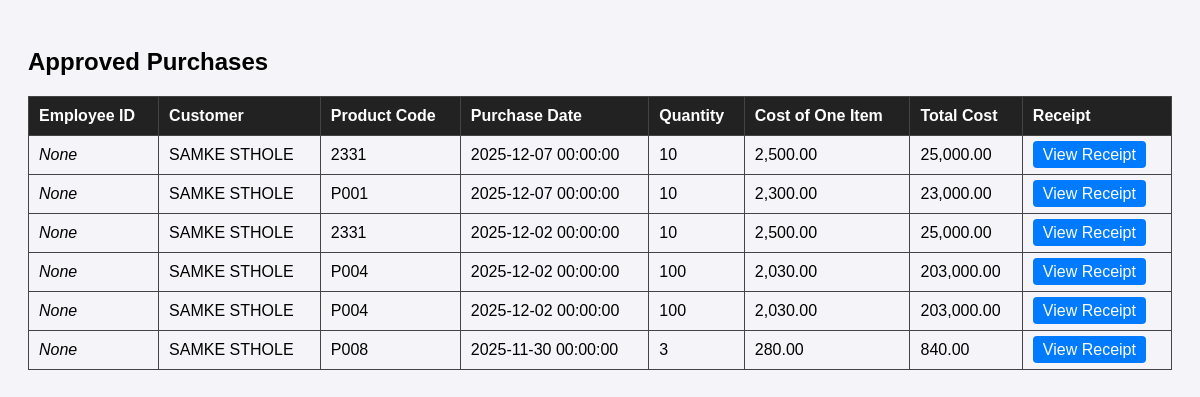
The app's page /purchases.php (signed in) with its own data.
### tables this page shows
CREATE TABLE `purchase` (
  `PurchaseID` int(11) NOT NULL,
  `OrderID` int(11) NOT NULL,
  `EmployeeID` int(11) DEFAULT NULL,
  `ProductCode` varchar(50) NOT NULL,
  `PurchaseDate` datetime NOT NULL,
  `Quantity` int(11) NOT NULL,
  `CostOfOneItem` decimal(10,2) NOT NULL,
  `TotalCost` decimal(10,2) NOT NULL
);

CREATE TABLE `customers` (
  `CustomerID` int(11) NOT NULL,
  `FirstName` varchar(50) DEFAULT NULL,
  `LastName` varchar(50) DEFAULT NULL,
  `ContactNumber` varchar(20) DEFAULT NULL,
  `Address` varchar(100) DEFAULT NULL
);

### purchases.php (the view, shortened to what this page needs)
<?php
include 'config.php';
$purchaseResult = $conn->query("
    SELECT p.*, o.CustomerID, c.FirstName, c.LastName
    FROM purchase p
    JOIN orders o ON p.OrderID = o.OrderID
    JOIN customers c ON o.CustomerID = c.CustomerID
    ORDER BY p.PurchaseDate DESC
");
?>
<!DOCTYPE html>
<html>
<head>
</head>
<body>
<h2>Approved Purchases</h2>
<table>
<tr>
<th>Employee ID</th>
<th>Customer</th>
<th>Product Code</th>
<th>Purchase Date</th>
<th>Quantity</th>
<th>Cost of One Item</th>
<th>Total Cost</th>
<th>Receipt</th>
</tr>
<?php if ($purchaseResult->num_rows > 0): ?>
    <?php while ($row = $purchaseResult->fetch_assoc()): ?>
    <tr>
        <td><?= $row['EmployeeID'] ?? "<i>None</i>" ?></td>
        <td><?= htmlspecialchars($row['FirstName'].' '.$row['LastName']) ?></td>
        <td><?= htmlspecialchars($row['ProductCode']) ?></td>
        <td><?= $row['PurchaseDate'] ?></td>
        <td><?= $row['Quantity'] ?></td>
        <td><?= number_format($row['CostOfOneItem'],2) ?></td>
        <td><?= number_format($row['TotalCost'],2) ?></td>
        <td><a class="receipt" href="supervisor_receipt.php?purchase_id=<?= $row['PurchaseID'] ?>">View Receipt</a></td>
    </tr>
    <?php endwhile; ?>
<?php else: ?>
<tr><td colspan="8">No approved purchases found.</td></tr>
<?php endif; ?>
</table>
</body>
</html>

### purchases.php (style rules this page uses)
body { font-family: Arial; background:#f4f4f9; padding:20px; }
table { border-collapse: collapse; width:100%; margin-top:20px; }
th, td { border:1px solid #444; padding:10px; text-align:left; }
th { background:#222; color:#fff; }
a.receipt { background:#007bff; color:#fff; padding:5px 10px; text-decoration:none; border-radius:4px; }

### records on screen
purchase: EmployeeID "None", customers.FirstName+LastName "SAMKE STHOLE", ProductCode "2331", PurchaseDate "2025-12-07 00:00:00", Quantity "10", CostOfOneItem "2,500.00", TotalCost "25,000.00"
purchase: EmployeeID "None", customers.FirstName+LastName "SAMKE STHOLE", ProductCode "P001", PurchaseDate "2025-12-07 00:00:00", Quantity "10", CostOfOneItem "2,300.00", TotalCost "23,000.00"
purchase: EmployeeID "None", customers.FirstName+LastName "SAMKE STHOLE", ProductCode "2331", PurchaseDate "2025-12-02 00:00:00", Quantity "10", CostOfOneItem "2,500.00", TotalCost "25,000.00"
purchase: EmployeeID "None", customers.FirstName+LastName "SAMKE STHOLE", ProductCode "P004", PurchaseDate "2025-12-02 00:00:00", Quantity "100", CostOfOneItem "2,030.00", TotalCost "203,000.00"
purchase: EmployeeID "None", customers.FirstName+LastName "SAMKE STHOLE", ProductCode "P004", PurchaseDate "2025-12-02 00:00:00", Quantity "100", CostOfOneItem "2,030.00", TotalCost "203,000.00"
purchase: EmployeeID "None", customers.FirstName+LastName "SAMKE STHOLE", ProductCode "P008", PurchaseDate "2025-11-30 00:00:00", Quantity "3", CostOfOneItem "280.00", TotalCost "840.00"
